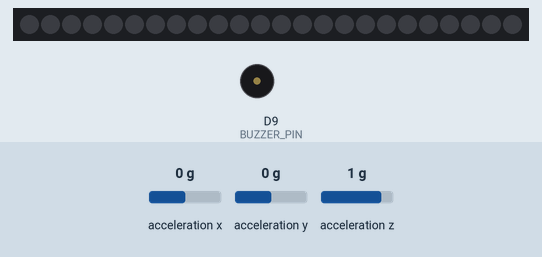
Simulated run of this sketch. Board: Arduino Nano 33 BLE. Parts: 24 RGB LEDs in strip order, left to right, buzzer (waves = sounding). Inputs (shaded band) come from the test bench; at power-on: acceleration x 0 g, acceleration y 0 g, acceleration z 1 g. Random numbers use the default seed unless the sketch sets one.

Above: at 2.5 s.
At 5.1 s:
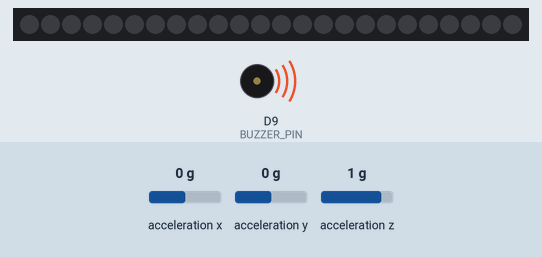
Timing chart, 0 to 5.8 s (numbered marks = the images above):
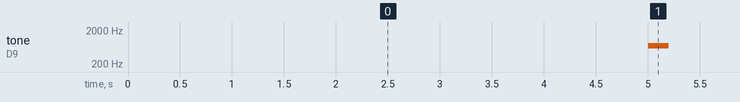

The sketch:

sketch_Test_radar.ino
```cpp
#include <Arduino_LSM9DS1.h>
#include <Adafruit_NeoPixel.h>

#define PIN            3   // Broche pour le NeoPixel Ring
#define NUMPIXELS      24  // Nombre de LEDs sur le NeoPixel Ring
#define BUZZER_PIN     9   // Broche pour le buzzer

Adafruit_NeoPixel pixels = Adafruit_NeoPixel(NUMPIXELS, PIN, NEO_GRB + NEO_KHZ800);

int colorIndex = 0;
uint32_t colors[] = {pixels.Color(216, 87, 42), pixels.Color(121, 32, 32), pixels.Color(238, 179, 56), pixels.Color(228, 138, 53)};
unsigned long lastBuzzerTime = 0;
const int buzzerInterval = 5000; // Intervalle entre les sons du buzzer (5 secondes)

void setup() {
  Serial.begin(9600);
  if (!IMU.begin()) {
    Serial.println("Failed to initialize IMU!");
    while (1);
  }

  pixels.begin();
  pinMode(BUZZER_PIN, OUTPUT);
  randomSeed(analogRead(0));
}

void loop() {
  float x, y, z;

  // Son de guidage aléatoire
  if (millis() - lastBuzzerTime > buzzerInterval) {
    lastBuzzerTime = millis();
    int beepFrequency = random(500, 1500); // Fréquence aléatoire entre 500 et 1500 Hz
    tone(BUZZER_PIN, beepFrequency, 200);
  }

  if (IMU.accelerationAvailable()) {
    IMU.readAcceleration(x, y, z);

    // Détecter un mouvement de capture rapide
    if (abs(x) > 2.0 || abs(y) > 2.0 || abs(z) > 2.0) {
      // Allumer 6 LEDs avec la couleur actuelle
      for (int i = 0; i < 6; i++) {
        pixels.setPixelColor(i + 6 * colorIndex, colors[colorIndex]);
      }
      pixels.show();
      colorIndex = (colorIndex + 1) % 4;

      // Attendre un moment avant de permettre une autre détection
      delay(1000);
    }
  }
}
```

Measured:
- by itself, tone on D9 (BUZZER_PIN): plays 684 Hz for 0.20 s, 639 Hz for 0.20 s, 1134 Hz for 0.20 s, 998 Hz for 0.20 s, 676 Hz for 0.20 s, 1300 Hz for 0.20 s … (25 notes in this stretch)
